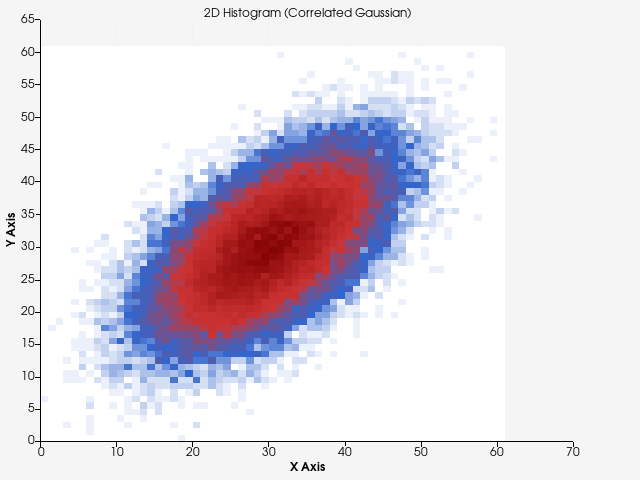

This figure's Python source:
#!/usr/bin/env python

# 2D histogram (heatmap) of correlated random data using a chart overlay.

import math

# Factory overrides: importing these modules registers the OpenGL rendering
# and interaction style implementations for vtkRenderingCore factory classes.
import vtkmodules.vtkInteractionStyle  # noqa: F401
import vtkmodules.vtkRenderingContextOpenGL2  # noqa: F401
import vtkmodules.vtkRenderingOpenGL2  # noqa: F401

# VTK pipeline classes used in this example
from vtkmodules.vtkChartsCore import vtkChartHistogram2D, vtkPlotHistogram2D
from vtkmodules.vtkCommonCore import vtkMinimalStandardRandomSequence
from vtkmodules.vtkCommonDataModel import vtkImageData
from vtkmodules.vtkRenderingContext2D import vtkContextActor
from vtkmodules.vtkRenderingCore import (
    vtkColorTransferFunction,
    vtkRenderWindow,
    vtkRenderWindowInteractor,
    vtkRenderer,
)

# Colors (normalized RGB)
white_smoke_rgb = (0.961, 0.961, 0.961)

# Data: build a 2D histogram from correlated random points.
# Accumulate counts in a vtkImageData (2D grid of bins).
num_bins = 60
histogram = vtkImageData()
histogram.SetDimensions(num_bins + 1, num_bins + 1, 1)
histogram.AllocateScalars(10, 1)  # VTK_INT = 10

# Zero the bins
for i in range(histogram.GetNumberOfPoints()):
    histogram.GetPointData().GetScalars().SetTuple1(i, 0)

# Generate correlated random samples and bin them
rand_seq = vtkMinimalStandardRandomSequence()
rand_seq.SetSeed(12345)

num_samples = 50000
for _ in range(num_samples):
    u1 = rand_seq.GetValue()
    rand_seq.Next()
    u2 = rand_seq.GetValue()
    rand_seq.Next()
    # Box-Muller transform for Gaussian samples
    z0 = math.sqrt(-2.0 * math.log(max(u1, 1e-30))) * math.cos(2.0 * math.pi * u2)
    z1 = math.sqrt(-2.0 * math.log(max(u1, 1e-30))) * math.sin(2.0 * math.pi * u2)
    # Introduce correlation
    x = z0
    y = 0.6 * z0 + 0.8 * z1
    # Map to bin indices
    bx = int((x + 4.0) / 8.0 * num_bins)
    by = int((y + 4.0) / 8.0 * num_bins)
    if 0 <= bx < num_bins and 0 <= by < num_bins:
        idx = by * (num_bins + 1) + bx
        old = histogram.GetPointData().GetScalars().GetTuple1(idx)
        histogram.GetPointData().GetScalars().SetTuple1(idx, old + 1)

# ColorFunction: map bin counts to colors (white → blue → red)
ctf = vtkColorTransferFunction()
ctf.AddRGBPoint(0, 1.0, 1.0, 1.0)
ctf.AddRGBPoint(10, 0.2, 0.4, 0.8)
ctf.AddRGBPoint(50, 0.8, 0.2, 0.2)
ctf.AddRGBPoint(200, 0.5, 0.0, 0.0)

# Chart: create a 2D histogram chart
chart = vtkChartHistogram2D()
chart.SetInputData(histogram)
chart.SetTitle("2D Histogram (Correlated Gaussian)")

plot = chart.GetPlot(0)
plot.SetTransferFunction(ctf)

# ContextActor: overlay the chart on the normal VTK rendering pipeline
context_actor = vtkContextActor()
context_actor.GetScene().AddItem(chart)

# Renderer: assemble the scene
renderer = vtkRenderer()
renderer.SetBackground(white_smoke_rgb)
renderer.AddActor(context_actor)
context_actor.GetScene().SetRenderer(renderer)

# Window: display the rendered scene
render_window = vtkRenderWindow()
render_window.AddRenderer(renderer)
render_window.SetWindowName("histogram2d")
render_window.SetMultiSamples(0)
render_window.SetSize(640, 480)

# Interactor: handle mouse and keyboard events
render_window_interactor = vtkRenderWindowInteractor()
render_window_interactor.SetRenderWindow(render_window)

# Launch the interactive visualization
render_window_interactor.Initialize()
render_window_interactor.Start()
